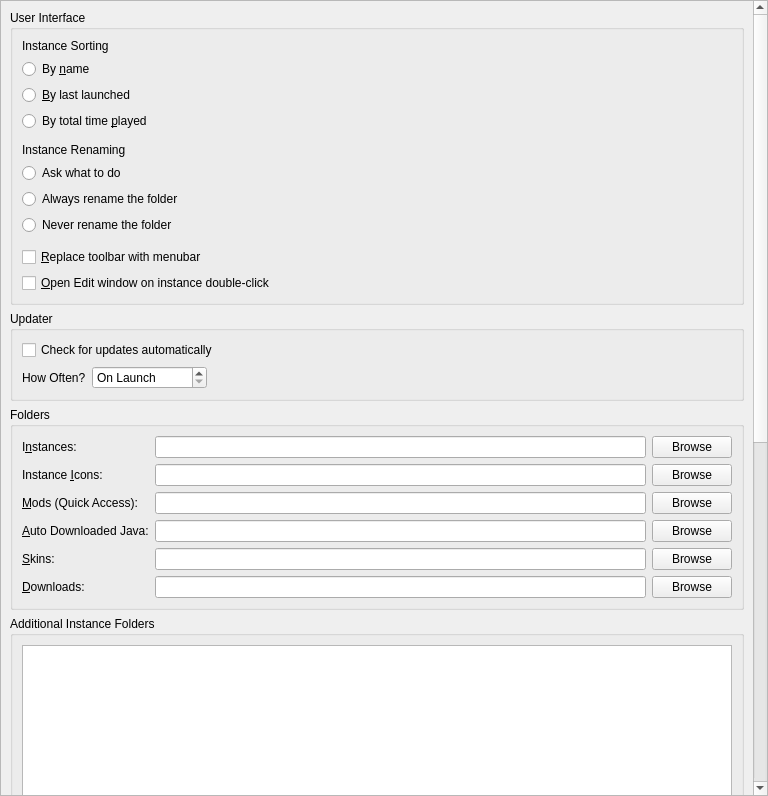
<?xml version="1.0" encoding="UTF-8"?>
<ui version="4.0">
 <class>LauncherPage</class>
 <widget class="QWidget" name="LauncherPage">
  <property name="geometry">
   <rect>
    <x>0</x>
    <y>0</y>
    <width>768</width>
    <height>796</height>
   </rect>
  </property>
  <property name="sizePolicy">
   <sizepolicy hsizetype="MinimumExpanding" vsizetype="MinimumExpanding">
    <horstretch>0</horstretch>
    <verstretch>0</verstretch>
   </sizepolicy>
  </property>
  <layout class="QVBoxLayout" name="verticalLayout">
   <property name="leftMargin">
    <number>0</number>
   </property>
   <property name="topMargin">
    <number>0</number>
   </property>
   <property name="rightMargin">
    <number>0</number>
   </property>
   <property name="bottomMargin">
    <number>0</number>
   </property>
   <item>
    <widget class="QScrollArea" name="scrollArea">
     <property name="horizontalScrollBarPolicy">
      <enum>Qt::ScrollBarPolicy::ScrollBarAsNeeded</enum>
     </property>
     <property name="widgetResizable">
      <bool>true</bool>
     </property>
     <widget class="QWidget" name="scrollAreaWidgetContents">
      <property name="geometry">
       <rect>
        <x>0</x>
        <y>0</y>
        <width>747</width>
        <height>1630</height>
       </rect>
      </property>
      <layout class="QVBoxLayout" name="verticalLayout_8">
       <item>
        <widget class="QGroupBox" name="userInterfaceBox">
         <property name="enabled">
          <bool>true</bool>
         </property>
         <property name="title">
          <string>User Interface</string>
         </property>
         <layout class="QVBoxLayout" name="verticalLayout_2">
          <item>
           <widget class="QLabel" name="instanceSortingLabel">
            <property name="text">
             <string>Instance Sorting</string>
            </property>
           </widget>
          </item>
          <item>
           <widget class="QRadioButton" name="sortByNameBtn">
            <property name="text">
             <string>By &amp;name</string>
            </property>
            <attribute name="buttonGroup">
             <string notr="true">sortingModeGroup</string>
            </attribute>
           </widget>
          </item>
          <item>
           <widget class="QRadioButton" name="sortLastLaunchedBtn">
            <property name="text">
             <string>&amp;By last launched</string>
            </property>
            <attribute name="buttonGroup">
             <string notr="true">sortingModeGroup</string>
            </attribute>
           </widget>
          </item>
          <item>
           <widget class="QRadioButton" name="sortByPlaytimeBtn">
            <property name="text">
             <string>By total time &amp;played</string>
            </property>
            <attribute name="buttonGroup">
             <string notr="true">sortingModeGroup</string>
            </attribute>
           </widget>
          </item>
          <item>
           <spacer name="verticalSpacer">
            <property name="orientation">
             <enum>Qt::Orientation::Vertical</enum>
            </property>
            <property name="sizeType">
             <enum>QSizePolicy::Policy::Fixed</enum>
            </property>
            <property name="sizeHint" stdset="0">
             <size>
              <width>0</width>
              <height>6</height>
             </size>
            </property>
           </spacer>
          </item>
          <item>
           <widget class="QLabel" name="renamingBehaviorLabel">
            <property name="text">
             <string>Instance Renaming</string>
            </property>
           </widget>
          </item>
          <item>
           <widget class="QRadioButton" name="askToRenameDirBtn">
            <property name="text">
             <string>Ask what to do</string>
            </property>
            <attribute name="buttonGroup">
             <string notr="true">renamingBehaviorGroup</string>
            </attribute>
           </widget>
          </item>
          <item>
           <widget class="QRadioButton" name="alwaysRenameDirBtn">
            <property name="text">
             <string>Always rename the folder</string>
            </property>
            <attribute name="buttonGroup">
             <string notr="true">renamingBehaviorGroup</string>
            </attribute>
           </widget>
          </item>
          <item>
           <widget class="QRadioButton" name="neverRenameDirBtn">
            <property name="text">
             <string>Never rename the folder</string>
            </property>
            <attribute name="buttonGroup">
             <string notr="true">renamingBehaviorGroup</string>
            </attribute>
           </widget>
          </item>
          <item>
           <spacer name="verticalSpacer_2">
            <property name="orientation">
             <enum>Qt::Orientation::Vertical</enum>
            </property>
            <property name="sizeType">
             <enum>QSizePolicy::Policy::Fixed</enum>
            </property>
            <property name="sizeHint" stdset="0">
             <size>
              <width>0</width>
              <height>6</height>
             </size>
            </property>
           </spacer>
          </item>
          <item>
           <widget class="QCheckBox" name="preferMenuBarCheckBox">
            <property name="toolTip">
             <string>The menubar is more friendly for keyboard-driven interaction.</string>
            </property>
            <property name="text">
             <string>&amp;Replace toolbar with menubar</string>
            </property>
           </widget>
          </item>
          <item>
           <widget class="QCheckBox" name="editInstanceOnDoubleClick">
            <property name="toolTip">
             <string>Opens the edit instance window on double-clicking an instance instead of running the instance.</string>
            </property>
            <property name="text">
             <string>&amp;Open Edit window on instance double-click</string>
            </property>
           </widget>
          </item>
         </layout>
        </widget>
       </item>
       <item>
        <widget class="QGroupBox" name="updateSettingsBox">
         <property name="title">
          <string>Updater</string>
         </property>
         <layout class="QGridLayout" name="gridLayout_2">
          <item row="1" column="0">
           <layout class="QHBoxLayout" name="horizontalLayout_2">
            <item>
             <widget class="QLabel" name="updateIntervalLabel">
              <property name="text">
               <string>How Often?</string>
              </property>
             </widget>
            </item>
            <item>
             <widget class="QSpinBox" name="updateIntervalSpinBox">
              <property name="sizePolicy">
               <sizepolicy hsizetype="Maximum" vsizetype="Fixed">
                <horstretch>0</horstretch>
                <verstretch>0</verstretch>
               </sizepolicy>
              </property>
              <property name="toolTip">
               <string>Set to 0 to only check on launch</string>
              </property>
              <property name="specialValueText">
               <string>On Launch</string>
              </property>
              <property name="suffix">
               <string> hours</string>
              </property>
              <property name="prefix">
               <string>Every </string>
              </property>
              <property name="minimum">
               <number>0</number>
              </property>
              <property name="maximum">
               <number>168</number>
              </property>
             </widget>
            </item>
            <item>
             <spacer name="horizontalSpacer">
              <property name="orientation">
               <enum>Qt::Orientation::Horizontal</enum>
              </property>
              <property name="sizeHint" stdset="0">
               <size>
                <width>0</width>
                <height>0</height>
               </size>
              </property>
             </spacer>
            </item>
           </layout>
          </item>
          <item row="0" column="0" colspan="2">
           <widget class="QCheckBox" name="autoUpdateCheckBox">
            <property name="text">
             <string>Check for updates automatically</string>
            </property>
           </widget>
          </item>
         </layout>
        </widget>
       </item>
       <item>
        <widget class="QGroupBox" name="foldersBox">
         <property name="title">
          <string>Folders</string>
         </property>
         <layout class="QGridLayout" name="gridLayout">
          <item row="2" column="1">
           <widget class="QLineEdit" name="iconsDirTextBox"/>
          </item>
          <item row="5" column="0">
           <widget class="QLabel" name="labelSkinsDir">
            <property name="text">
             <string>&amp;Skins:</string>
            </property>
            <property name="buddy">
             <cstring>skinsDirTextBox</cstring>
            </property>
           </widget>
          </item>
          <item row="0" column="0">
           <widget class="QLabel" name="labelInstDir">
            <property name="text">
             <string>I&amp;nstances:</string>
            </property>
            <property name="buddy">
             <cstring>instDirTextBox</cstring>
            </property>
           </widget>
          </item>
          <item row="10" column="0">
           <widget class="QLabel" name="labelDownloadsDir">
            <property name="text">
             <string>&amp;Downloads:</string>
            </property>
            <property name="buddy">
             <cstring>downloadsDirTextBox</cstring>
            </property>
           </widget>
          </item>
          <item row="0" column="2">
           <widget class="QPushButton" name="instDirBrowseBtn">
            <property name="text">
             <string>Browse</string>
            </property>
           </widget>
          </item>
          <item row="4" column="0">
           <widget class="QLabel" name="labelJavaDir">
            <property name="toolTip">
             <string>Folder where Timeless Launcher stores automatically downloaded Java versions. Do NOT set this to your system Java installation.</string>
            </property>
            <property name="text">
             <string>&amp;Auto Downloaded Java:</string>
            </property>
            <property name="buddy">
             <cstring>javaDirTextBox</cstring>
            </property>
           </widget>
          </item>
          <item row="10" column="2">
           <widget class="QPushButton" name="downloadsDirBrowseBtn">
            <property name="text">
             <string>Browse</string>
            </property>
           </widget>
          </item>
          <item row="2" column="2">
           <widget class="QPushButton" name="iconsDirBrowseBtn">
            <property name="text">
             <string>Browse</string>
            </property>
           </widget>
          </item>
          <item row="0" column="1">
           <widget class="QLineEdit" name="instDirTextBox"/>
          </item>
          <item row="4" column="1">
           <widget class="QLineEdit" name="javaDirTextBox"/>
          </item>
          <item row="2" column="0">
           <widget class="QLabel" name="labelIconsDir">
            <property name="text">
             <string>Instance &amp;Icons:</string>
            </property>
            <property name="buddy">
             <cstring>iconsDirTextBox</cstring>
            </property>
           </widget>
          </item>
          <item row="5" column="1">
           <widget class="QLineEdit" name="skinsDirTextBox"/>
          </item>
          <item row="5" column="2">
           <widget class="QPushButton" name="skinsDirBrowseBtn">
            <property name="text">
             <string>Browse</string>
            </property>
           </widget>
          </item>
          <item row="10" column="1">
           <widget class="QLineEdit" name="downloadsDirTextBox"/>
          </item>
          <item row="4" column="2">
           <widget class="QPushButton" name="javaDirBrowseBtn">
            <property name="text">
             <string>Browse</string>
            </property>
           </widget>
          </item>
          <item row="3" column="0">
           <widget class="QLabel" name="labelModsDir">
            <property name="text">
             <string>&amp;Mods (Quick Access):</string>
            </property>
            <property name="buddy">
             <cstring>modsDirTextBox</cstring>
            </property>
           </widget>
          </item>
          <item row="3" column="1">
           <widget class="QLineEdit" name="modsDirTextBox"/>
          </item>
          <item row="3" column="2">
           <widget class="QPushButton" name="modsDirBrowseBtn">
            <property name="text">
             <string>Browse</string>
            </property>
           </widget>
          </item>
         </layout>
        </widget>
       </item>
       <item>
        <widget class="QGroupBox" name="additionalInstDirsGroupBox">
         <property name="title">
          <string>Additional Instance Folders</string>
         </property>
         <layout class="QVBoxLayout" name="additionalInstDirsLayout">
          <item>
           <widget class="QListWidget" name="additionalInstDirsList"/>
          </item>
          <item>
           <layout class="QHBoxLayout" name="additionalInstDirsBtnLayout">
            <item>
             <widget class="QPushButton" name="addInstDirBtn">
              <property name="text">
               <string>Add</string>
              </property>
             </widget>
            </item>
            <item>
             <widget class="QPushButton" name="removeInstDirBtn">
              <property name="text">
               <string>Remove</string>
              </property>
             </widget>
            </item>
            <item>
             <spacer name="additionalInstDirsSpacer">
              <property name="orientation">
               <enum>Qt::Orientation::Horizontal</enum>
              </property>
              <property name="sizeHint" stdset="0">
               <size>
                <width>0</width>
                <height>0</height>
               </size>
              </property>
             </spacer>
            </item>
           </layout>
          </item>
         </layout>
        </widget>
       </item>
       <item>
        <widget class="QGroupBox" name="modsBox">
         <property name="title">
          <string>Mods and Modpacks</string>
         </property>
         <layout class="QVBoxLayout" name="verticalLayout_4">
          <item>
           <widget class="QCheckBox" name="downloadsDirWatchRecursiveCheckBox">
            <property name="toolTip">
             <string>When enabled, in addition to the downloads folder, its sub folders will also be searched when looking for resources (e.g. when looking for blocked mods on CurseForge).</string>
            </property>
            <property name="text">
             <string>Check &amp;subfolders for blocked mods</string>
            </property>
           </widget>
          </item>
          <item>
           <widget class="QCheckBox" name="downloadsDirMoveCheckBox">
            <property name="toolTip">
             <string>When enabled, it will move blocked resources instead of copying them.</string>
            </property>
            <property name="text">
             <string>Move blocked mods instead of copying them</string>
            </property>
           </widget>
          </item>
          <item>
           <widget class="QCheckBox" name="metadataEnableBtn">
            <property name="toolTip">
             <string>Store version information provided by mod providers (like Modrinth or CurseForge) for mods.</string>
            </property>
            <property name="text">
             <string>Keep track of mod metadata</string>
            </property>
           </widget>
          </item>
          <item>
           <widget class="QLabel" name="metadataWarningLabel">
            <property name="text">
             <string>&lt;html&gt;&lt;head/&gt;&lt;body&gt;&lt;p&gt;&lt;span style=&quot; font-weight:600; color:#f5c211;&quot;&gt;Warning&lt;/span&gt;&lt;span style=&quot; color:#f5c211;&quot;&gt;: Disabling mod metadata may also disable some QoL features, such as mod updating!&lt;/span&gt;&lt;/p&gt;&lt;/body&gt;&lt;/html&gt;</string>
            </property>
            <property name="wordWrap">
             <bool>true</bool>
            </property>
           </widget>
          </item>
          <item>
           <widget class="QCheckBox" name="dependenciesEnableBtn">
            <property name="toolTip">
             <string>Automatically detect, install, and update mod dependencies.</string>
            </property>
            <property name="text">
             <string>Install dependencies automatically</string>
            </property>
           </widget>
          </item>
          <item>
           <widget class="QCheckBox" name="showModIncompatCheckBox">
            <property name="toolTip">
             <string>Currently this just shows mods which are not marked as compatible with the current Minecraft version.</string>
            </property>
            <property name="text">
             <string>Detect and show mod incompatibilities (experimental)</string>
            </property>
           </widget>
          </item>
          <item>
           <widget class="QCheckBox" name="modpackUpdatePromptBtn">
            <property name="toolTip">
             <string>When creating a new modpack instance, suggest updating an existing instance instead.</string>
            </property>
            <property name="text">
             <string>Suggest to update an existing instance during modpack installation</string>
            </property>
           </widget>
          </item>
         </layout>
        </widget>
       </item>
       <item>
        <widget class="QGroupBox" name="instanceBox">
         <property name="title">
          <string>Instance Creation</string>
         </property>
         <layout class="QVBoxLayout" name="verticalLayout_3">
          <item>
           <widget class="QCheckBox" name="downloadGameFilesBtn">
            <property name="toolTip">
             <string>Downloads required game files while creating the instance. Disable this to skip the initial download and fetch files when the instance is launched instead.</string>
            </property>
            <property name="text">
             <string>Download game files during instance creation</string>
            </property>
           </widget>
          </item>
         </layout>
        </widget>
       </item>
       <item>
        <widget class="QGroupBox" name="groupBox_2">
         <property name="title">
          <string>Console</string>
         </property>
         <layout class="QFormLayout" name="formLayout">
          <property name="labelAlignment">
           <set>Qt::AlignmentFlag::AlignLeading|Qt::AlignmentFlag::AlignLeft|Qt::AlignmentFlag::AlignVCenter</set>
          </property>
          <item row="0" column="0">
           <widget class="QLabel" name="lineLimitLabel">
            <property name="sizePolicy">
             <sizepolicy hsizetype="Maximum" vsizetype="Preferred">
              <horstretch>0</horstretch>
              <verstretch>0</verstretch>
             </sizepolicy>
            </property>
            <property name="text">
             <string>Log History &amp;Limit:</string>
            </property>
            <property name="buddy">
             <cstring>lineLimitSpinBox</cstring>
            </property>
           </widget>
          </item>
          <item row="0" column="1">
           <widget class="QSpinBox" name="lineLimitSpinBox">
            <property name="sizePolicy">
             <sizepolicy hsizetype="Maximum" vsizetype="Fixed">
              <horstretch>0</horstretch>
              <verstretch>0</verstretch>
             </sizepolicy>
            </property>
            <property name="suffix">
             <string> lines</string>
            </property>
            <property name="minimum">
             <number>10000</number>
            </property>
            <property name="maximum">
             <number>1000000</number>
            </property>
            <property name="singleStep">
             <number>10000</number>
            </property>
            <property name="value">
             <number>100000</number>
            </property>
           </widget>
          </item>
          <item row="1" column="0" colspan="2">
           <widget class="QCheckBox" name="checkStopLogging">
            <property name="text">
             <string>&amp;Stop logging when log overflows</string>
            </property>
           </widget>
          </item>
         </layout>
        </widget>
       </item>
       <item>
        <widget class="QGroupBox" name="tasksBox">
         <property name="title">
          <string>Tasks</string>
         </property>
         <layout class="QGridLayout" name="gridLayout_3">
          <item row="2" column="1">
           <widget class="QSpinBox" name="numberOfManualRetriesSpinBox">
            <property name="sizePolicy">
             <sizepolicy hsizetype="Maximum" vsizetype="Fixed">
              <horstretch>0</horstretch>
              <verstretch>0</verstretch>
             </sizepolicy>
            </property>
            <property name="minimumSize">
             <size>
              <width>60</width>
              <height>0</height>
             </size>
            </property>
            <property name="minimum">
             <number>0</number>
            </property>
           </widget>
          </item>
          <item row="1" column="1">
           <widget class="QSpinBox" name="numberOfConcurrentDownloadsSpinBox">
            <property name="sizePolicy">
             <sizepolicy hsizetype="Maximum" vsizetype="Fixed">
              <horstretch>0</horstretch>
              <verstretch>0</verstretch>
             </sizepolicy>
            </property>
            <property name="minimumSize">
             <size>
              <width>60</width>
              <height>0</height>
             </size>
            </property>
            <property name="minimum">
             <number>1</number>
            </property>
           </widget>
          </item>
          <item row="3" column="1">
           <widget class="QSpinBox" name="timeoutSecondsSpinBox">
            <property name="sizePolicy">
             <sizepolicy hsizetype="Maximum" vsizetype="Fixed">
              <horstretch>0</horstretch>
              <verstretch>0</verstretch>
             </sizepolicy>
            </property>
            <property name="minimumSize">
             <size>
              <width>60</width>
              <height>0</height>
             </size>
            </property>
            <property name="suffix">
             <string>s</string>
            </property>
           </widget>
          </item>
          <item row="2" column="0">
           <widget class="QLabel" name="numberOfManualRetriesLabel">
            <property name="text">
             <string>Retry Limit:</string>
            </property>
           </widget>
          </item>
          <item row="1" column="0">
           <widget class="QLabel" name="numberOfConcurrentDownloadsLabel">
            <property name="text">
             <string>Concurrent Download Limit:</string>
            </property>
           </widget>
          </item>
          <item row="3" column="0">
           <widget class="QLabel" name="timeoutSecondsLabel">
            <property name="toolTip">
             <string>Seconds to wait until the requests are terminated</string>
            </property>
            <property name="text">
             <string>HTTP Timeout:</string>
            </property>
           </widget>
          </item>
          <item row="0" column="1">
           <widget class="QSpinBox" name="numberOfConcurrentTasksSpinBox">
            <property name="sizePolicy">
             <sizepolicy hsizetype="Maximum" vsizetype="Fixed">
              <horstretch>0</horstretch>
              <verstretch>0</verstretch>
             </sizepolicy>
            </property>
            <property name="minimumSize">
             <size>
              <width>60</width>
              <height>0</height>
             </size>
            </property>
            <property name="minimum">
             <number>1</number>
            </property>
           </widget>
          </item>
          <item row="0" column="0">
           <widget class="QLabel" name="numberOfConcurrentTasksLabel">
            <property name="text">
             <string>Concurrent Task Limit:</string>
            </property>
           </widget>
          </item>
          <item row="0" column="2">
           <spacer name="horizontalSpacer_2">
            <property name="orientation">
             <enum>Qt::Orientation::Horizontal</enum>
            </property>
            <property name="sizeHint" stdset="0">
             <size>
              <width>0</width>
              <height>0</height>
             </size>
            </property>
           </spacer>
          </item>
         </layout>
        </widget>
       </item>
       <item>
        <spacer name="verticalSpacer_FeaturesTab">
         <property name="orientation">
          <enum>Qt::Orientation::Vertical</enum>
         </property>
         <property name="sizeHint" stdset="0">
          <size>
           <width>0</width>
           <height>0</height>
          </size>
         </property>
        </spacer>
       </item>
      </layout>
     </widget>
    </widget>
   </item>
  </layout>
 </widget>
 <tabstops>
  <tabstop>scrollArea</tabstop>
  <tabstop>sortByNameBtn</tabstop>
  <tabstop>sortLastLaunchedBtn</tabstop>
  <tabstop>sortByPlaytimeBtn</tabstop>
  <tabstop>askToRenameDirBtn</tabstop>
  <tabstop>alwaysRenameDirBtn</tabstop>
  <tabstop>neverRenameDirBtn</tabstop>
  <tabstop>preferMenuBarCheckBox</tabstop>
  <tabstop>editInstanceOnDoubleClick</tabstop>
  <tabstop>autoUpdateCheckBox</tabstop>
  <tabstop>updateIntervalSpinBox</tabstop>
  <tabstop>instDirTextBox</tabstop>
  <tabstop>instDirBrowseBtn</tabstop>
  <tabstop>iconsDirTextBox</tabstop>
  <tabstop>iconsDirBrowseBtn</tabstop>
  <tabstop>modsDirTextBox</tabstop>
  <tabstop>modsDirBrowseBtn</tabstop>
  <tabstop>javaDirTextBox</tabstop>
  <tabstop>javaDirBrowseBtn</tabstop>
  <tabstop>skinsDirTextBox</tabstop>
  <tabstop>skinsDirBrowseBtn</tabstop>
  <tabstop>downloadsDirTextBox</tabstop>
  <tabstop>downloadsDirBrowseBtn</tabstop>
  <tabstop>additionalInstDirsList</tabstop>
  <tabstop>addInstDirBtn</tabstop>
  <tabstop>removeInstDirBtn</tabstop>
  <tabstop>downloadsDirWatchRecursiveCheckBox</tabstop>
  <tabstop>downloadsDirMoveCheckBox</tabstop>
  <tabstop>metadataEnableBtn</tabstop>
  <tabstop>dependenciesEnableBtn</tabstop>
  <tabstop>showModIncompatCheckBox</tabstop>
  <tabstop>modpackUpdatePromptBtn</tabstop>
  <tabstop>downloadGameFilesBtn</tabstop>
  <tabstop>lineLimitSpinBox</tabstop>
  <tabstop>checkStopLogging</tabstop>
  <tabstop>numberOfConcurrentTasksSpinBox</tabstop>
  <tabstop>numberOfConcurrentDownloadsSpinBox</tabstop>
  <tabstop>numberOfManualRetriesSpinBox</tabstop>
  <tabstop>timeoutSecondsSpinBox</tabstop>
 </tabstops>
 <resources/>
 <connections/>
 <buttongroups>
  <buttongroup name="sortingModeGroup"/>
  <buttongroup name="renamingBehaviorGroup"/>
 </buttongroups>
</ui>
